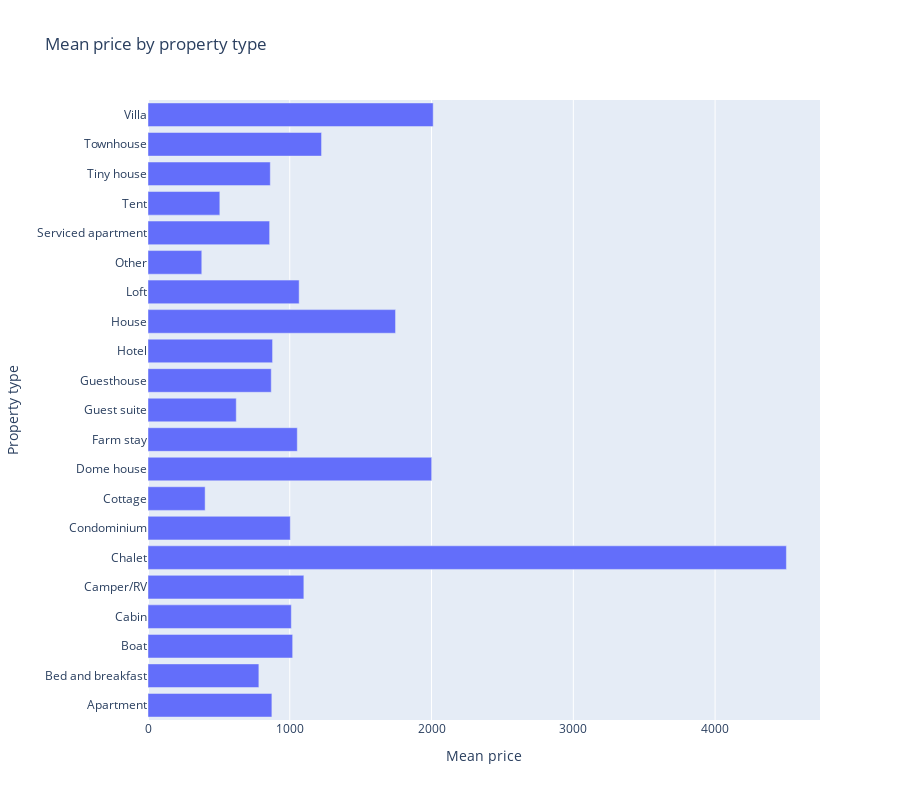

Source (notebook cell):
### Code cell
property_type_price = pd.DataFrame(df[df.property_type != 'Houseboat'] .groupby('property_type')['price'].mean()).reset_index()
fig = px.bar(property_type_price, x="price", y="property_type", title="Mean price by property type", orientation="h",
             labels={"price": "Mean price",
                     "property_type": "Property type"})
fig.update_layout(height=800)
fig.show()

### Figure 1 — Plotly figure (JSON) as saved in the notebook; plotly's stock layout.template omitted (floating-point values rounded to 4 significant figures)
{"data": [{"alignmentgroup": "True", "hovertemplate": "Mean price=%{x}<br>Property type=%{y}<extra></extra>", "legendgroup": "", "marker": {"color": "#636efa"}, "name": "", "offsetgroup": "", "orientation": "h", "showlegend": false, "textposition": "auto", "type": "bar", "x": [873.8, 782, 1020.0, 1011, 1099.0, 4503, 1004.0, 403, 2001, 1053, 622.6, 869.5, 878.7, 1746.0, 1066.0, 379.3, 858.0, 506.7, 862.7, 1224.0, 2012.0], "xaxis": "x", "y": ["Apartment", "Bed and breakfast", "Boat", "Cabin", "Camper/RV", "Chalet", "Condominium", "Cottage", "Dome house", "Farm stay", "Guest suite", "Guesthouse", "Hotel", "House", "Loft", "Other", "Serviced apartment", "Tent", "Tiny house", "Townhouse", "Villa"], "yaxis": "y"}], "layout": {"barmode": "relative", "height": 800, "legend": {"tracegroupgap": 0}, "title": {"text": "Mean price by property type"}, "xaxis": {"anchor": "y", "domain": [0, 1], "title": {"text": "Mean price"}}, "yaxis": {"anchor": "x", "domain": [0, 1], "title": {"text": "Property type"}}}}
